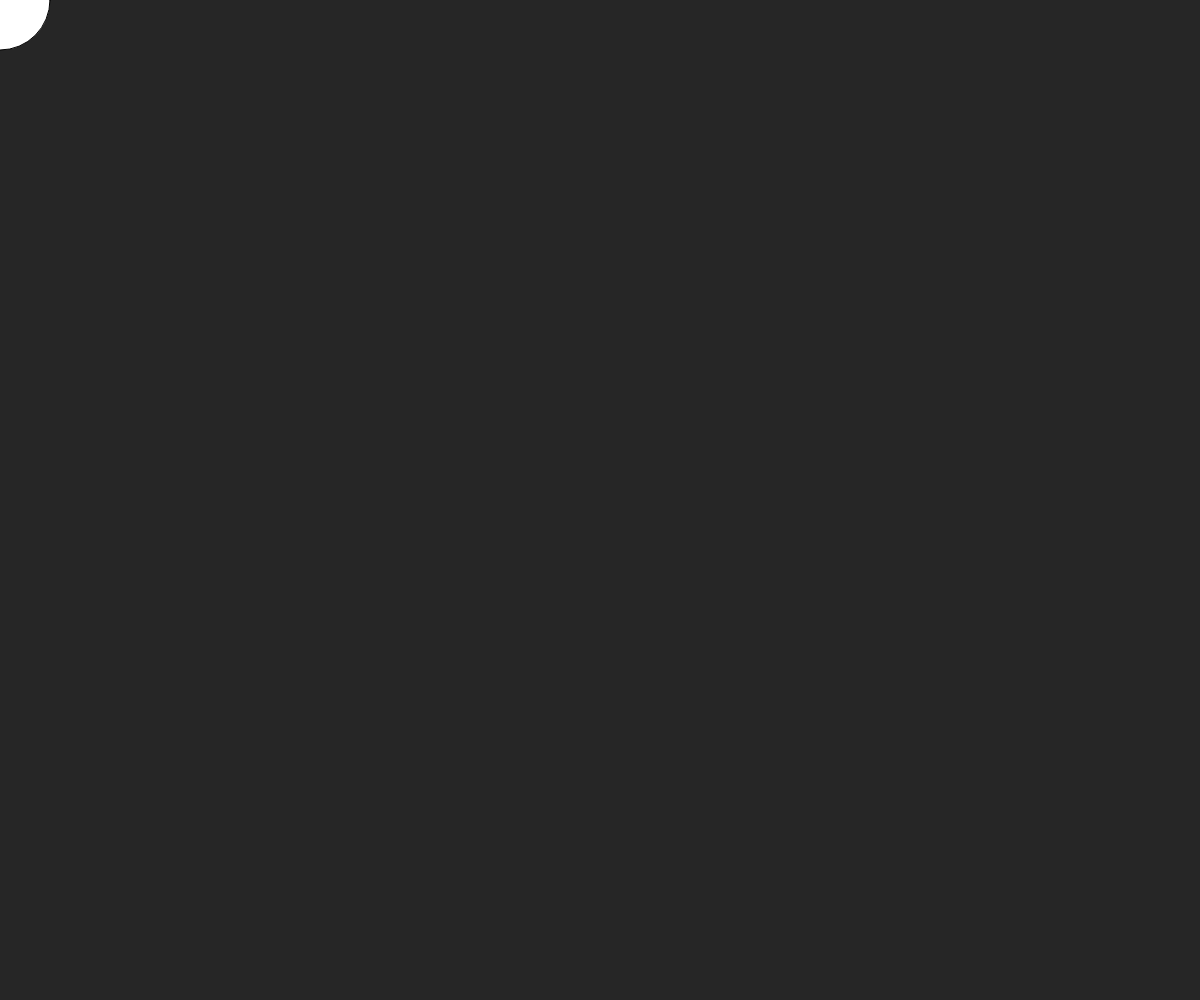
Frame 1 (no input)
Frame 60 (no input): identical to frame 1, image omitted
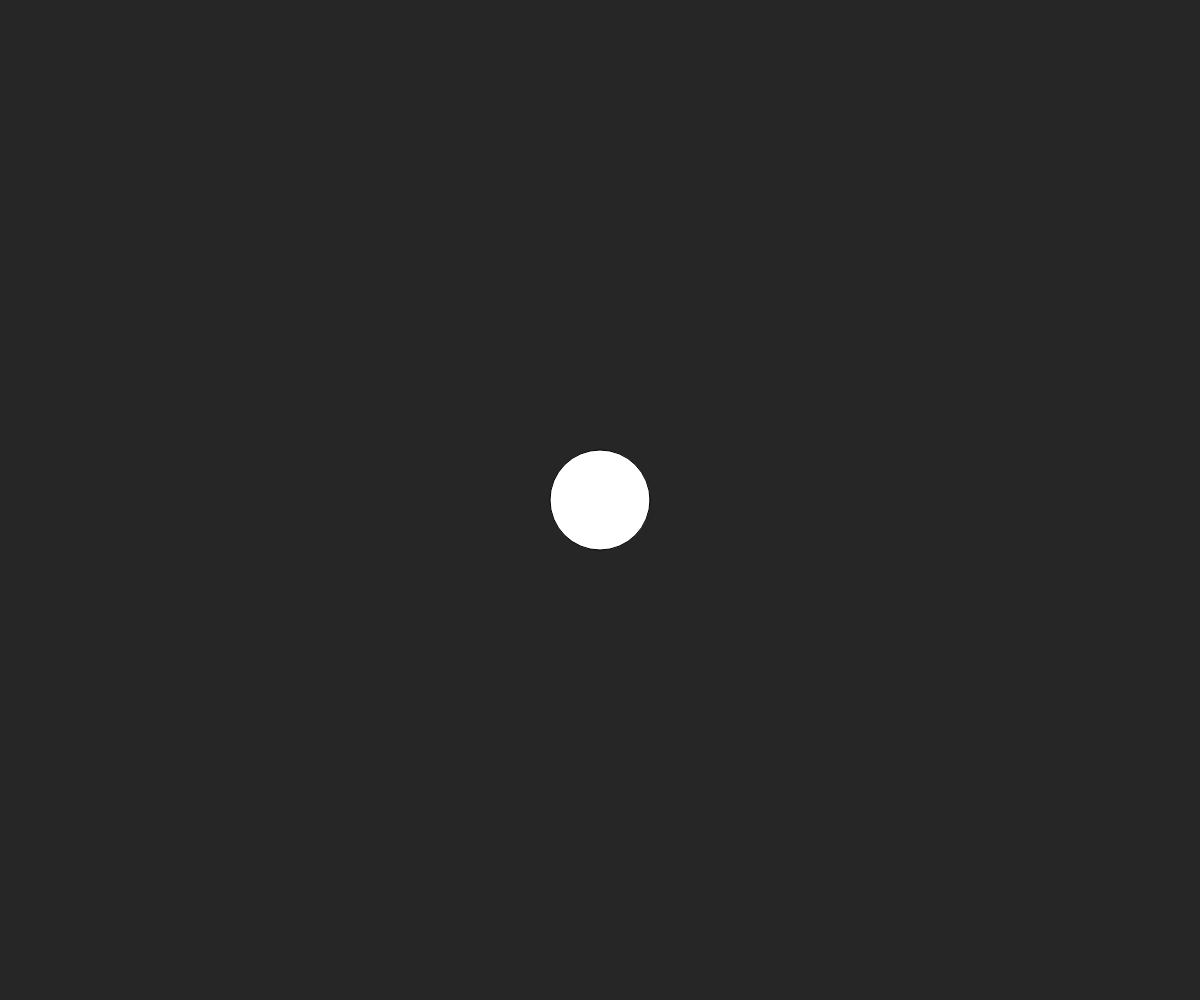
Frame 120 (the mouse pressed at the canvas centre since frame 60)

The p5.js sketch that drew these frames (run headless with seeded random() and noise() and a simulated clock; from frame 60 on, the mouse is pressed at the canvas centre):

// p5.js sketch
// ── sketch.js
function setup() {
  let canvas = createCanvas(windowWidth, windowHeight)

  canvas.style('display', 'block')
}

function draw() {
  background(38)

  ellipse(mouseX, mouseY, 100)
}

function windowResized() {
  resizeCanvas(windowWidth, windowHeight)
}
